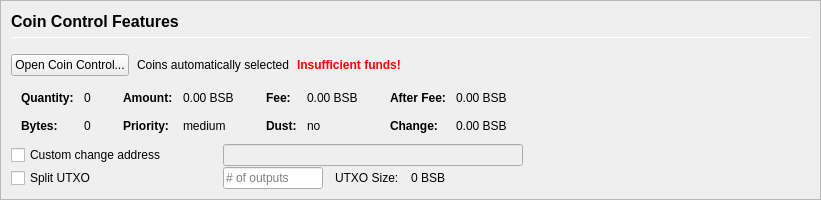
         <widget class="QFrame" name="frameCoinControl">
          <property name="sizePolicy">
           <sizepolicy hsizetype="Expanding" vsizetype="Expanding">
            <horstretch>0</horstretch>
            <verstretch>0</verstretch>
           </sizepolicy>
          </property>
          <property name="maximumSize">
           <size>
            <width>16777215</width>
            <height>16777215</height>
           </size>
          </property>
          <property name="frameShape">
           <enum>QFrame::StyledPanel</enum>
          </property>
          <property name="frameShadow">
           <enum>QFrame::Sunken</enum>
          </property>
          <layout class="QVBoxLayout" name="verticalLayoutCoinControl2">
           <property name="spacing">
            <number>0</number>
           </property>
           <property name="margin">
            <number>0</number>
           </property>
           <item>
            <widget class="QFrame" name="frameCoinControl_BG">
             <layout class="QVBoxLayout" name="verticalLayoutCoinControl" stretch="0,0,0,0,0,0">
              <property name="spacing">
               <number>1</number>
              </property>
              <property name="leftMargin">
               <number>10</number>
              </property>
              <property name="topMargin">
               <number>10</number>
              </property>
              <item>
               <layout class="QHBoxLayout" name="horizontalLayoutCoinControl1">
                <property name="bottomMargin">
                 <number>15</number>
                </property>
                <item>
                 <layout class="QVBoxLayout" name="verticalLayout_3">
                  <property name="spacing">
                   <number>6</number>
                  </property>
                  <item>
                   <widget class="QLabel" name="labelCoinControlFeatures">
                    <property name="sizePolicy">
                     <sizepolicy hsizetype="Preferred" vsizetype="Maximum">
                      <horstretch>0</horstretch>
                      <verstretch>0</verstretch>
                     </sizepolicy>
                    </property>
                    <property name="minimumSize">
                     <size>
                      <width>0</width>
                      <height>20</height>
                     </size>
                    </property>
                    <property name="font">
                     <font>
                      <pointsize>12</pointsize>
                      <weight>75</weight>
                      <bold>true</bold>
                     </font>
                    </property>
                    <property name="styleSheet">
                     <string notr="true">font-weight:bold;</string>
                    </property>
                    <property name="text">
                     <string>Coin Control Features</string>
                    </property>
                   </widget>
                  </item>
                  <item>
                   <widget class="Line" name="line">
                    <property name="minimumSize">
                     <size>
                      <width>0</width>
                      <height>1</height>
                     </size>
                    </property>
                    <property name="maximumSize">
                     <size>
                      <width>16777215</width>
                      <height>1</height>
                     </size>
                    </property>
                    <property name="orientation">
                     <enum>Qt::Horizontal</enum>
                    </property>
                   </widget>
                  </item>
                 </layout>
                </item>
               </layout>
              </item>
              <item>
               <layout class="QHBoxLayout" name="horizontalLayoutCoinControl2" stretch="0,0,0,0">
                <property name="spacing">
                 <number>8</number>
                </property>
                <property name="bottomMargin">
                 <number>10</number>
                </property>
                <item>
                 <widget class="QPushButton" name="pushButtonCoinControl">
                  <property name="styleSheet">
                   <string notr="true"/>
                  </property>
                  <property name="text">
                   <string>Open Coin Control...</string>
                  </property>
                  <property name="autoDefault">
                   <bool>false</bool>
                  </property>
                 </widget>
                </item>
                <item>
                 <widget class="QLabel" name="labelCoinControlAutomaticallySelected">
                  <property name="text">
                   <string>Coins automatically selected</string>
                  </property>
                  <property name="margin">
                   <number>5</number>
                  </property>
                 </widget>
                </item>
                <item>
                 <widget class="QLabel" name="labelCoinControlInsuffFunds">
                  <property name="font">
                   <font>
                    <weight>75</weight>
                    <bold>true</bold>
                   </font>
                  </property>
                  <property name="styleSheet">
                   <string notr="true">color:red;font-weight:bold;</string>
                  </property>
                  <property name="text">
                   <string>Insufficient funds!</string>
                  </property>
                  <property name="margin">
                   <number>5</number>
                  </property>
                 </widget>
                </item>
                <item>
                 <spacer name="horizontalSpacerCoinControl">
                  <property name="orientation">
                   <enum>Qt::Horizontal</enum>
                  </property>
                  <property name="sizeHint" stdset="0">
                   <size>
                    <width>40</width>
                    <height>1</height>
                   </size>
                  </property>
                 </spacer>
                </item>
               </layout>
              </item>
              <item>
               <widget class="QWidget" name="widgetCoinControl" native="true">
                <property name="sizePolicy">
                 <sizepolicy hsizetype="Preferred" vsizetype="Preferred">
                  <horstretch>0</horstretch>
                  <verstretch>0</verstretch>
                 </sizepolicy>
                </property>
                <property name="minimumSize">
                 <size>
                  <width>0</width>
                  <height>0</height>
                 </size>
                </property>
                <property name="styleSheet">
                 <string notr="true"/>
                </property>
                <layout class="QHBoxLayout" name="horizontalLayoutCoinControl5">
                 <property name="margin">
                  <number>0</number>
                 </property>
                 <item>
                  <layout class="QHBoxLayout" name="horizontalLayoutCoinControl3" stretch="0,0,0,1">
                   <property name="spacing">
                    <number>20</number>
                   </property>
                   <property name="topMargin">
                    <number>0</number>
                   </property>
                   <property name="bottomMargin">
                    <number>10</number>
                   </property>
                   <item>
                    <layout class="QFormLayout" name="formLayoutCoinControl1">
                     <property name="horizontalSpacing">
                      <number>10</number>
                     </property>
                     <property name="verticalSpacing">
                      <number>14</number>
                     </property>
                     <property name="leftMargin">
                      <number>10</number>
                     </property>
                     <property name="topMargin">
                      <number>4</number>
                     </property>
                     <property name="rightMargin">
                      <number>6</number>
                     </property>
                     <item row="0" column="0">
                      <widget class="QLabel" name="labelCoinControlQuantityText">
                       <property name="font">
                        <font>
                         <weight>75</weight>
                         <bold>true</bold>
                        </font>
                       </property>
                       <property name="text">
                        <string>Quantity:</string>
                       </property>
                       <property name="margin">
                        <number>0</number>
                       </property>
                      </widget>
                     </item>
                     <item row="0" column="1">
                      <widget class="QLabel" name="labelCoinControlQuantity">
                       <property name="cursor">
                        <cursorShape>IBeamCursor</cursorShape>
                       </property>
                       <property name="contextMenuPolicy">
                        <enum>Qt::ActionsContextMenu</enum>
                       </property>
                       <property name="text">
                        <string notr="true">0</string>
                       </property>
                       <property name="margin">
                        <number>0</number>
                       </property>
                       <property name="textInteractionFlags">
                        <set>Qt::LinksAccessibleByMouse|Qt::TextSelectableByKeyboard|Qt::TextSelectableByMouse</set>
                       </property>
                      </widget>
                     </item>
                     <item row="1" column="0">
                      <widget class="QLabel" name="labelCoinControlBytesText">
                       <property name="font">
                        <font>
                         <weight>75</weight>
                         <bold>true</bold>
                        </font>
                       </property>
                       <property name="text">
                        <string>Bytes:</string>
                       </property>
                      </widget>
                     </item>
                     <item row="1" column="1">
                      <widget class="QLabel" name="labelCoinControlBytes">
                       <property name="cursor">
                        <cursorShape>IBeamCursor</cursorShape>
                       </property>
                       <property name="contextMenuPolicy">
                        <enum>Qt::ActionsContextMenu</enum>
                       </property>
                       <property name="text">
                        <string notr="true">0</string>
                       </property>
                       <property name="textInteractionFlags">
                        <set>Qt::LinksAccessibleByMouse|Qt::TextSelectableByKeyboard|Qt::TextSelectableByMouse</set>
                       </property>
                      </widget>
                     </item>
                    </layout>
                   </item>
                   <item>
                    <layout class="QFormLayout" name="formLayoutCoinControl2">
                     <property name="horizontalSpacing">
                      <number>10</number>
                     </property>
                     <property name="verticalSpacing">
                      <number>14</number>
                     </property>
                     <property name="leftMargin">
                      <number>6</number>
                     </property>
                     <property name="topMargin">
                      <number>4</number>
                     </property>
                     <property name="rightMargin">
                      <number>6</number>
                     </property>
                     <item row="0" column="0">
                      <widget class="QLabel" name="labelCoinControlAmountText">
                       <property name="font">
                        <font>
                         <weight>75</weight>
                         <bold>true</bold>
                        </font>
                       </property>
                       <property name="text">
                        <string>Amount:</string>
                       </property>
                       <property name="margin">
                        <number>0</number>
                       </property>
                      </widget>
                     </item>
                     <item row="0" column="1">
                      <widget class="QLabel" name="labelCoinControlAmount">
                       <property name="cursor">
                        <cursorShape>IBeamCursor</cursorShape>
                       </property>
                       <property name="contextMenuPolicy">
                        <enum>Qt::ActionsContextMenu</enum>
                       </property>
                       <property name="text">
                        <string notr="true">0.00 BSB</string>
                       </property>
                       <property name="textInteractionFlags">
                        <set>Qt::LinksAccessibleByMouse|Qt::TextSelectableByKeyboard|Qt::TextSelectableByMouse</set>
                       </property>
                      </widget>
                     </item>
                     <item row="1" column="0">
                      <widget class="QLabel" name="labelCoinControlPriorityText">
                       <property name="font">
                        <font>
                         <weight>75</weight>
                         <bold>true</bold>
                        </font>
                       </property>
                       <property name="text">
                        <string>Priority:</string>
                       </property>
                      </widget>
                     </item>
                     <item row="1" column="1">
                      <widget class="QLabel" name="labelCoinControlPriority">
                       <property name="cursor">
                        <cursorShape>IBeamCursor</cursorShape>
                       </property>
                       <property name="contextMenuPolicy">
                        <enum>Qt::ActionsContextMenu</enum>
                       </property>
                       <property name="text">
                        <string>medium</string>
                       </property>
                       <property name="textInteractionFlags">
                        <set>Qt::LinksAccessibleByMouse|Qt::TextSelectableByKeyboard|Qt::TextSelectableByMouse</set>
                       </property>
                      </widget>
                     </item>
                    </layout>
                   </item>
                   <item>
                    <layout class="QFormLayout" name="formLayoutCoinControl3">
                     <property name="horizontalSpacing">
                      <number>10</number>
                     </property>
                     <property name="verticalSpacing">
                      <number>14</number>
                     </property>
                     <property name="leftMargin">
                      <number>6</number>
                     </property>
                     <property name="topMargin">
                      <number>4</number>
                     </property>
                     <property name="rightMargin">
                      <number>6</number>
                     </property>
                     <item row="0" column="0">
                      <widget class="QLabel" name="labelCoinControlFeeText">
                       <property name="font">
                        <font>
                         <weight>75</weight>
                         <bold>true</bold>
                        </font>
                       </property>
                       <property name="text">
                        <string>Fee:</string>
                       </property>
                       <property name="margin">
                        <number>0</number>
                       </property>
                      </widget>
                     </item>
                     <item row="0" column="1">
                      <widget class="QLabel" name="labelCoinControlFee">
                       <property name="cursor">
                        <cursorShape>IBeamCursor</cursorShape>
                       </property>
                       <property name="contextMenuPolicy">
                        <enum>Qt::ActionsContextMenu</enum>
                       </property>
                       <property name="text">
                        <string notr="true">0.00 BSB</string>
                       </property>
                       <property name="textInteractionFlags">
                        <set>Qt::LinksAccessibleByMouse|Qt::TextSelectableByKeyboard|Qt::TextSelectableByMouse</set>
                       </property>
                      </widget>
                     </item>
                     <item row="1" column="0">
                      <widget class="QLabel" name="labelCoinControlLowOutputText">
                       <property name="font">
                        <font>
                         <weight>75</weight>
                         <bold>true</bold>
                        </font>
                       </property>
                       <property name="text">
                        <string>Dust:</string>
                       </property>
                      </widget>
                     </item>
                     <item row="1" column="1">
                      <widget class="QLabel" name="labelCoinControlLowOutput">
                       <property name="cursor">
                        <cursorShape>IBeamCursor</cursorShape>
                       </property>
                       <property name="contextMenuPolicy">
                        <enum>Qt::ActionsContextMenu</enum>
                       </property>
                       <property name="text">
                        <string>no</string>
                       </property>
                       <property name="textInteractionFlags">
                        <set>Qt::LinksAccessibleByMouse|Qt::TextSelectableByKeyboard|Qt::TextSelectableByMouse</set>
                       </property>
                      </widget>
                     </item>
                    </layout>
                   </item>
                   <item>
                    <layout class="QFormLayout" name="formLayoutCoinControl4">
                     <property name="horizontalSpacing">
                      <number>10</number>
                     </property>
                     <property name="verticalSpacing">
                      <number>14</number>
                     </property>
                     <property name="leftMargin">
                      <number>6</number>
                     </property>
                     <property name="topMargin">
                      <number>4</number>
                     </property>
                     <property name="rightMargin">
                      <number>6</number>
                     </property>
                     <item row="0" column="0">
                      <widget class="QLabel" name="labelCoinControlAfterFeeText">
                       <property name="font">
                        <font>
                         <weight>75</weight>
                         <bold>true</bold>
                        </font>
                       </property>
                       <property name="text">
                        <string>After Fee:</string>
                       </property>
                       <property name="margin">
                        <number>0</number>
                       </property>
                      </widget>
                     </item>
                     <item row="0" column="1">
                      <widget class="QLabel" name="labelCoinControlAfterFee">
                       <property name="cursor">
                        <cursorShape>IBeamCursor</cursorShape>
                       </property>
                       <property name="contextMenuPolicy">
                        <enum>Qt::ActionsContextMenu</enum>
                       </property>
                       <property name="text">
                        <string notr="true">0.00 BSB</string>
                       </property>
                       <property name="textInteractionFlags">
                        <set>Qt::LinksAccessibleByMouse|Qt::TextSelectableByKeyboard|Qt::TextSelectableByMouse</set>
                       </property>
                      </widget>
                     </item>
                     <item row="1" column="0">
                      <widget class="QLabel" name="labelCoinControlChangeText">
                       <property name="font">
                        <font>
                         <weight>75</weight>
                         <bold>true</bold>
                        </font>
                       </property>
                       <property name="text">
                        <string>Change:</string>
                       </property>
                      </widget>
                     </item>
                     <item row="1" column="1">
                      <widget class="QLabel" name="labelCoinControlChange">
                       <property name="cursor">
                        <cursorShape>IBeamCursor</cursorShape>
                       </property>
                       <property name="contextMenuPolicy">
                        <enum>Qt::ActionsContextMenu</enum>
                       </property>
                       <property name="text">
                        <string notr="true">0.00 BSB</string>
                       </property>
                       <property name="textInteractionFlags">
                        <set>Qt::LinksAccessibleByMouse|Qt::TextSelectableByKeyboard|Qt::TextSelectableByMouse</set>
                       </property>
                      </widget>
                     </item>
                    </layout>
                   </item>
                  </layout>
                 </item>
                </layout>
               </widget>
              </item>
              <item>
               <layout class="QHBoxLayout" name="horizontalLayoutCoinControl4">
                <property name="spacing">
                 <number>12</number>
                </property>
                <property name="sizeConstraint">
                 <enum>QLayout::SetDefaultConstraint</enum>
                </property>
                <property name="topMargin">
                 <number>0</number>
                </property>
                <property name="rightMargin">
                 <number>0</number>
                </property>
                <item>
                 <widget class="QCheckBox" name="checkBoxCoinControlChange">
                  <property name="sizePolicy">
                   <sizepolicy hsizetype="Preferred" vsizetype="Preferred">
                    <horstretch>0</horstretch>
                    <verstretch>0</verstretch>
                   </sizepolicy>
                  </property>
                  <property name="minimumSize">
                   <size>
                    <width>200</width>
                    <height>0</height>
                   </size>
                  </property>
                  <property name="maximumSize">
                   <size>
                    <width>200</width>
                    <height>16777215</height>
                   </size>
                  </property>
                  <property name="toolTip">
                   <string>If this is activated, but the change address is empty or invalid, change will be sent to a newly generated address.</string>
                  </property>
                  <property name="text">
                   <string>Custom change address</string>
                  </property>
                 </widget>
                </item>
                <item>
                 <widget class="QValidatedLineEdit" name="lineEditCoinControlChange">
                  <property name="enabled">
                   <bool>false</bool>
                  </property>
                  <property name="sizePolicy">
                   <sizepolicy hsizetype="Preferred" vsizetype="Preferred">
                    <horstretch>0</horstretch>
                    <verstretch>0</verstretch>
                   </sizepolicy>
                  </property>
                  <property name="minimumSize">
                   <size>
                    <width>300</width>
                    <height>0</height>
                   </size>
                  </property>
                 </widget>
                </item>
                <item>
                 <widget class="QLabel" name="labelCoinControlChangeLabel">
                  <property name="sizePolicy">
                   <sizepolicy hsizetype="Preferred" vsizetype="Preferred">
                    <horstretch>0</horstretch>
                    <verstretch>0</verstretch>
                   </sizepolicy>
                  </property>
                  <property name="minimumSize">
                   <size>
                    <width>100</width>
                    <height>0</height>
                   </size>
                  </property>
                  <property name="text">
                   <string/>
                  </property>
                  <property name="margin">
                   <number>3</number>
                  </property>
                 </widget>
                </item>
               </layout>
              </item>
              <item>
               <layout class="QHBoxLayout" name="horizontalLayoutCoinControl6">
                <property name="spacing">
                 <number>12</number>
                </property>
                <property name="rightMargin">
                 <number>0</number>
                </property>
                <item>
                 <widget class="QCheckBox" name="splitBlockCheckBox">
                  <property name="sizePolicy">
                   <sizepolicy hsizetype="Preferred" vsizetype="Preferred">
                    <horstretch>0</horstretch>
                    <verstretch>0</verstretch>
                   </sizepolicy>
                  </property>
                  <property name="minimumSize">
                   <size>
                    <width>200</width>
                    <height>0</height>
                   </size>
                  </property>
                  <property name="maximumSize">
                   <size>
                    <width>200</width>
                    <height>16777215</height>
                   </size>
                  </property>
                  <property name="text">
                   <string>Split UTXO</string>
                  </property>
                 </widget>
                </item>
                <item>
                 <widget class="QLineEdit" name="splitBlockLineEdit">
                  <property name="sizePolicy">
                   <sizepolicy hsizetype="Preferred" vsizetype="Preferred">
                    <horstretch>50</horstretch>
                    <verstretch>0</verstretch>
                   </sizepolicy>
                  </property>
                  <property name="minimumSize">
                   <size>
                    <width>100</width>
                    <height>0</height>
                   </size>
                  </property>
                  <property name="maximumSize">
                   <size>
                    <width>100</width>
                    <height>16777215</height>
                   </size>
                  </property>
                  <property name="placeholderText">
                   <string># of outputs</string>
                  </property>
                 </widget>
                </item>
                <item>
                 <widget class="QLabel" name="labelBlockSizeText">
                  <property name="text">
                   <string>UTXO Size:</string>
                  </property>
                 </widget>
                </item>
                <item>
                 <widget class="QLabel" name="labelBlockSize">
                  <property name="text">
                   <string>0 BSB</string>
                  </property>
                 </widget>
                </item>
                <item>
                 <spacer name="horizontalSpacer_7">
                  <property name="orientation">
                   <enum>Qt::Horizontal</enum>
                  </property>
                  <property name="sizeHint" stdset="0">
                   <size>
                    <width>40</width>
                    <height>20</height>
                   </size>
                  </property>
                 </spacer>
                </item>
               </layout>
              </item>
              <item>
               <spacer name="verticalSpacerCoinControl">
                <property name="orientation">
                 <enum>Qt::Vertical</enum>
                </property>
                <property name="sizeHint" stdset="0">
                 <size>
                  <width>800</width>
                  <height>1</height>
                 </size>
                </property>
               </spacer>
              </item>
             </layout>
            </widget>
           </item>
          </layout>
         </widget>
